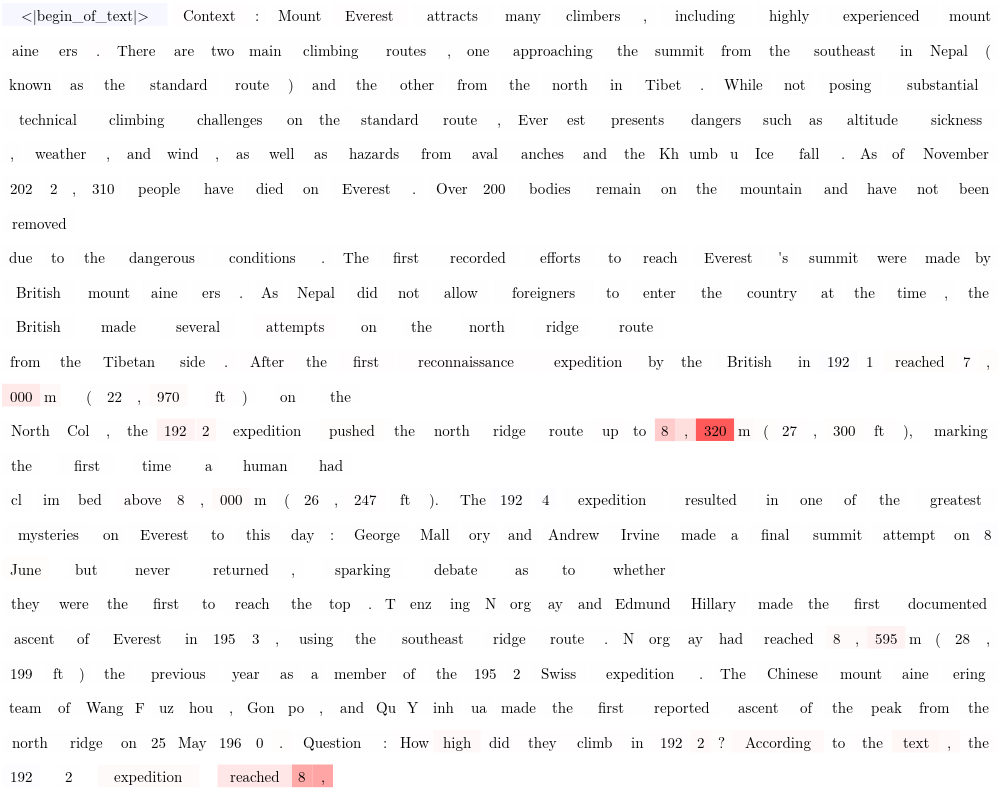

Notebook code cell kept with this figure:
### Code cell
interactive_text_heatmap(tokens, relevance[0].detach())
